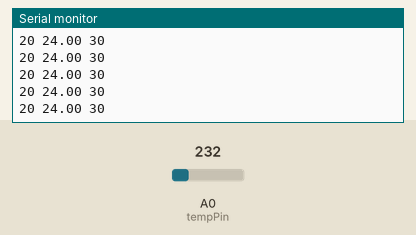
Simulated run of this sketch. Board: Arduino Uno, built with avr-gcc and run on an emulated ATmega328P. Shown: the last lines printed to the serial monitor. The test bench sets the inputs (shaded band); at power-on: A0 (tempPin) = 232.

Above: at 1.2 s.
1.3 s: A0 (tempPin) set to 250
At 1.31 s:
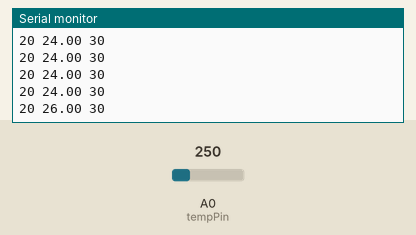
2.8 s: A0 (tempPin) set to 266
At 2.82 s:
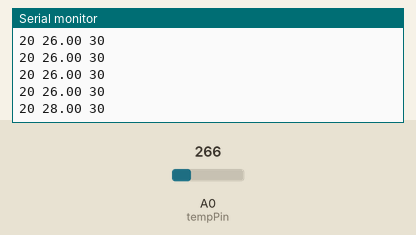
Timing chart, 0 to 5.8 s (numbered marks = the images above; inputs shaded):
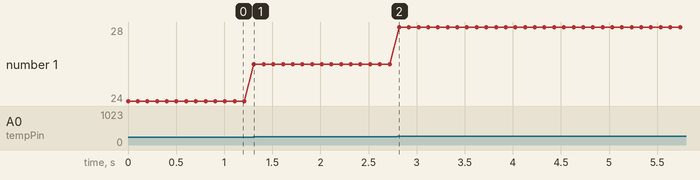

The sketch:

cameron_temp.ino
```cpp
int tempPin = A0; // the sensor's signal is on A0
int min = 20; // we use this for the plotter
int max = 30; // and this
int reading;  // we define the reading from the sensor as an int
float temp;   // this is going to be the temperature

void setup() {
  Serial.begin(9600);
  analogReference(INTERNAL); // this sets the ADC to 1.1V max
}

void loop() {
  reading = analogRead(tempPin);
  temp = (reading * 110)/1023; // converting reading to temp
  String axis = String(min) +" "+ String(temp) +" "+ String(max);
  Serial.println(axis);
  delay(100);
}
```

Measured:
- after the input at 1.3 s, the serial monitor: prints a new line at once (image 1)
- after the input at 2.8 s, the serial monitor: prints a new line at once (image 2)
- plotted number 1: 24 → 26 after the input at 1.3 s, 26 → 28 after the input at 2.8 s
